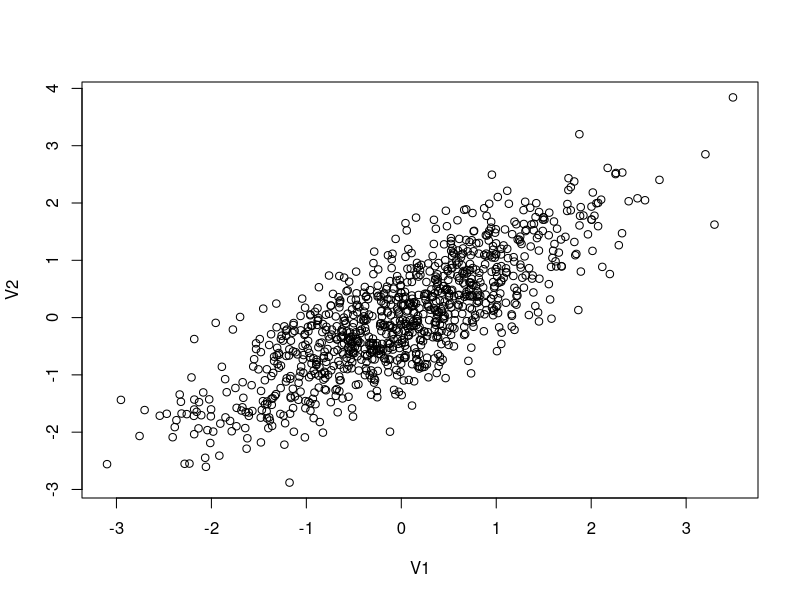
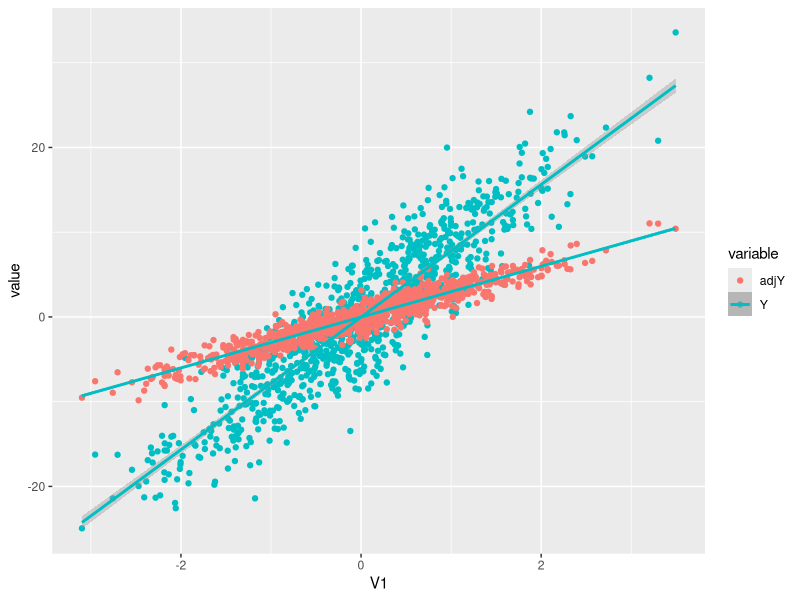
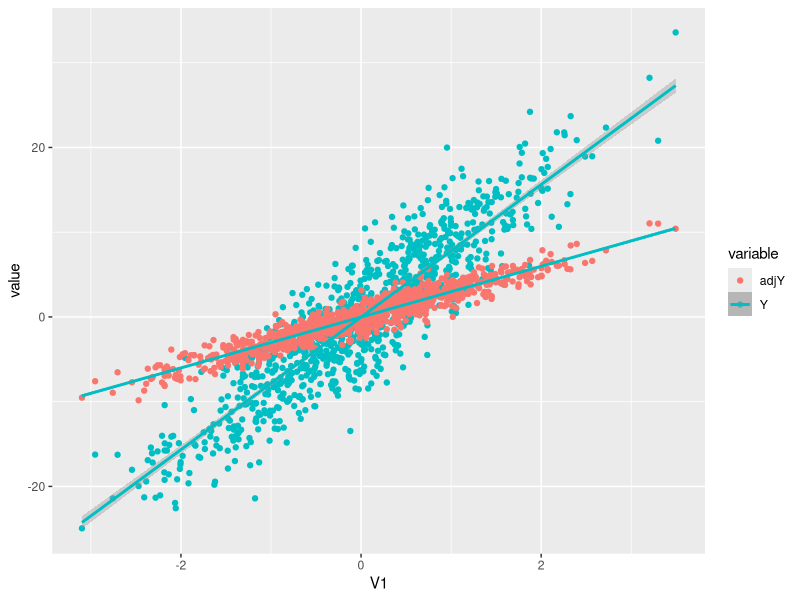

The R script that drew these images, in order:
## ---- chunk 1
knitr::opts_chunk$set(echo = TRUE)
## ---- chunk 2
#This is a comment, alone in a chunk. 

## ---- chunk 3
library(MASS)
library(ggplot2)

out <- as.data.frame(mvrnorm(1000, mu = c(0,0), 
                     Sigma = matrix(c(1,0.8,0.8,1), ncol = 2), 
                     empirical = TRUE))
cor(out)
plot(out)

## ---- chunk 4
out$error<-rnorm(1000, mean=0, sd=1)

#The data generating process
B1<-3
B2<-6

out$Y<-out$V1*B1+out$V2*B2+out$error
## ---- chunk 5
ps1_reg1 <- lm(data=out, Y ~ V1+V2)
summary(ps1_reg1)

beta1 <- coef(ps1_reg1)[2]
beta2 <- coef(ps1_reg1)[3]

## ---- chunk 6
ps1_reg2 <- lm(data=out, Y ~ V1)
summary(ps1_reg2)

beta1_OVB <- coef(ps1_reg1)[2]
beta1_OVB

## ---- chunk 7

out$adjY <- out$Y - beta2*out$V2

ps1_reg2 <- lm(data=out, adjY ~ V1)
summary(ps1_reg2)

## ---- chunk 8
plotted<-ggplot(out, aes(V1, y = value, color = variable)) + 
    geom_point(aes(y = Y, col = "Y")) + 
    geom_point(aes(y = adjY, col = "adjY"))+
    geom_smooth(method='lm', aes(y = Y, col = "Y"))+
    geom_smooth(method='lm', aes(y = adjY, col = "Y"))

plotted

## ---- chunk 9
plotted<-ggplot(out, aes(V1, y = value, color = variable)) + 
    geom_point(aes(y = Y, col = "Y")) + 
    geom_point(aes(y = adjY, col = "adjY"))+
    geom_smooth(method='lm', aes(y = Y, col = "Y"))+
    geom_smooth(method='lm', aes(y = adjY, col = "Y"))

plotted

